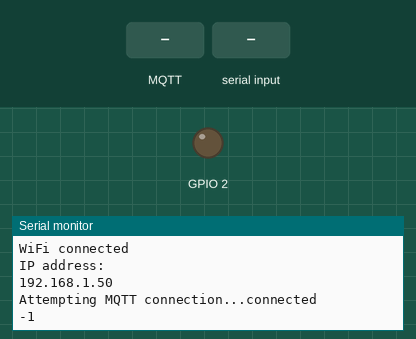
This sketch was run on a simulated ESP8266 (NodeMCU). Shown: output pins drawn as LEDs (lit = HIGH), the last lines printed to the serial monitor. The test bench sets the inputs (shaded band). WiFi joins after 1.5 s; servers stay silent unless stated; no MQTT or app messages arrive unless stated.

Above: at 2.7 s.
2.8 s: MQTT message "1" arrives on the first subscribed topic
At 7.7 s:
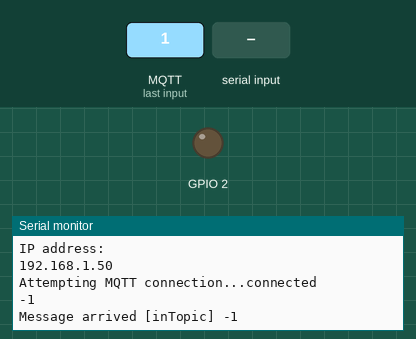
8.0 s: "1" received over the second serial link
At 11.9 s:
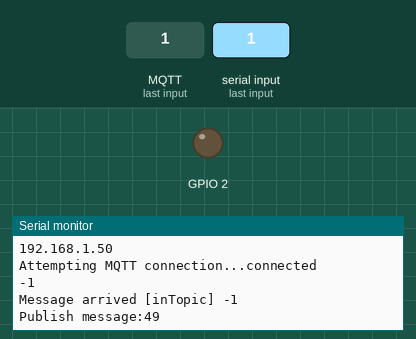

The sketch:

s_arduino.ino
```cpp
#include <ESP8266WiFi.h>
#include <PubSubClient.h>
#include <SoftwareSerial.h>

SoftwareSerial Arduino(5, 4, false, 256); // (RX - D1, TX - D2)

const char* ssid = "SHARAN";
const char* password = "22222222";
const char* subtopic = "inTopic";
const char* pubtopic = "out";
const char* mqtt_user = "ltehsyix";
const char* mqtt_pass = "IxB91cuGMkBD";
int mqtt_port = 18094;

const char* mqtt_server = "m12.cloudmqtt.com";


WiFiClient espClient;
PubSubClient client(espClient);
long lastMsg = 0;
char msg[50];
int value = 0;
char empty_spots[1];

void setup() {
  pinMode(BUILTIN_LED, OUTPUT);     // Initialize the BUILTIN_LED pin as an output
  Serial.begin(9600);
  Arduino.begin(9600);
  setup_wifi();
  client.setServer(mqtt_server, mqtt_port);
  client.setCallback(callback);
}

void setup_wifi() {

  delay(10);
  // We start by connecting to a WiFi network
  Serial.println();
  Serial.print("Connecting to ");
  Serial.println(ssid);

  WiFi.begin(ssid, password);

  while (WiFi.status() != WL_CONNECTED) {
    delay(500);
    Serial.print(".");
  }

  Serial.println("");
  Serial.println("WiFi connected");
  Serial.println("IP address: ");
  Serial.println(WiFi.localIP());
}

void callback(char* topic, byte* payload, unsigned int length) {
  Serial.print("Message arrived [");
  Serial.print(topic);
  Serial.print("] ");
}

void reconnect() {
  // Loop until we're reconnected
  while (!client.connected()) {
    Serial.print("Attempting MQTT connection...");
    // Attempt to connect
    if (client.connect("ESP8266Client", mqtt_user, mqtt_pass)) {
      Serial.println("connected");
      // Once connected, publish an announcement...
      client.publish(pubtopic, "Connected!");
      // ... and resubscribe
      client.subscribe(subtopic);
    } else {
      Serial.print("failed, rc=");
      Serial.print(client.state());
      Serial.println(" try again in 5 seconds");
      // Wait 5 seconds before retrying
      delay(5000);
    }
  }
}
void loop() {

  if (!client.connected()) {
    reconnect();
  }
  client.loop();

    if(Arduino.available())
      //empty_spots[0] = Arduino.read();

    //snprintf (msg, 10, "%.2f", t);
    Serial.print("Publish message:");
    Serial.println(Arduino.read());
    client.publish(pubtopic, empty_spots);

    delay(5000);
}
```

Measured:
- after the input at 2.8 s, the serial monitor: prints a new line after 3.8 s (image 1)
- after the input at 8.0 s, the serial monitor: prints a new line after 3.6 s (image 2)
